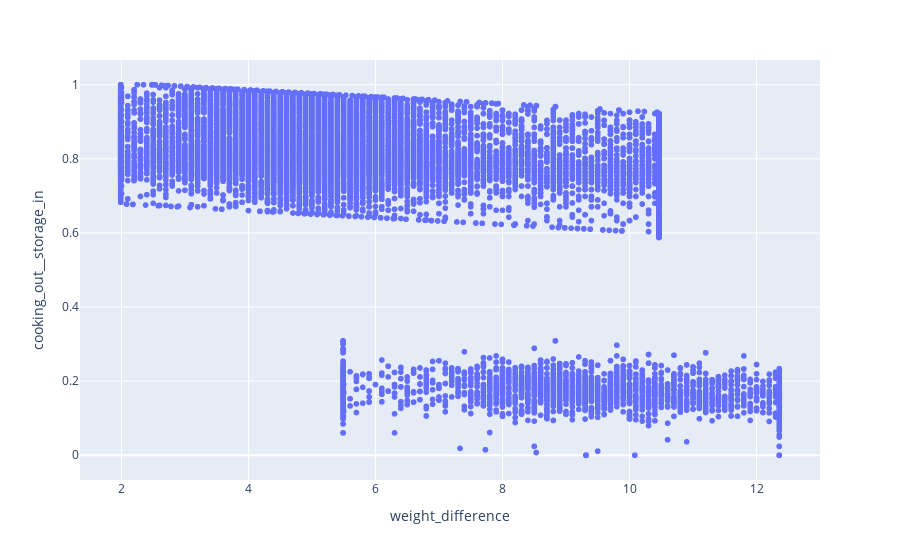

The notebook cell saved with this chart:
### Code cell
#px.scatter(df, x="time_in_storage", y="storage_out__packaging_in")
px.scatter(df, x="weight_difference", y="cooking_out__storage_in")

### Figure 1 — Plotly figure (JSON) as saved in the notebook; plotly's stock layout.template omitted (floating-point values rounded to 4 significant figures; data arrays with more than 128 entries replaced by an {"elided": "..."} marker saying what was removed)
{"data": [{"hovertemplate": "weight_difference=%{x}<br>cooking_out__storage_in=%{y}<extra></extra>", "legendgroup": "", "marker": {"color": "#636efa", "symbol": "circle"}, "mode": "markers", "name": "", "showlegend": false, "type": "scattergl", "x": {"elided": "34685 float values"}, "xaxis": "x", "y": {"elided": "34685 float values"}, "yaxis": "y"}], "layout": {"legend": {"tracegroupgap": 0}, "margin": {"t": 60}, "xaxis": {"anchor": "y", "domain": [0, 1], "title": {"text": "weight_difference"}}, "yaxis": {"anchor": "x", "domain": [0, 1], "title": {"text": "cooking_out__storage_in"}}}}
